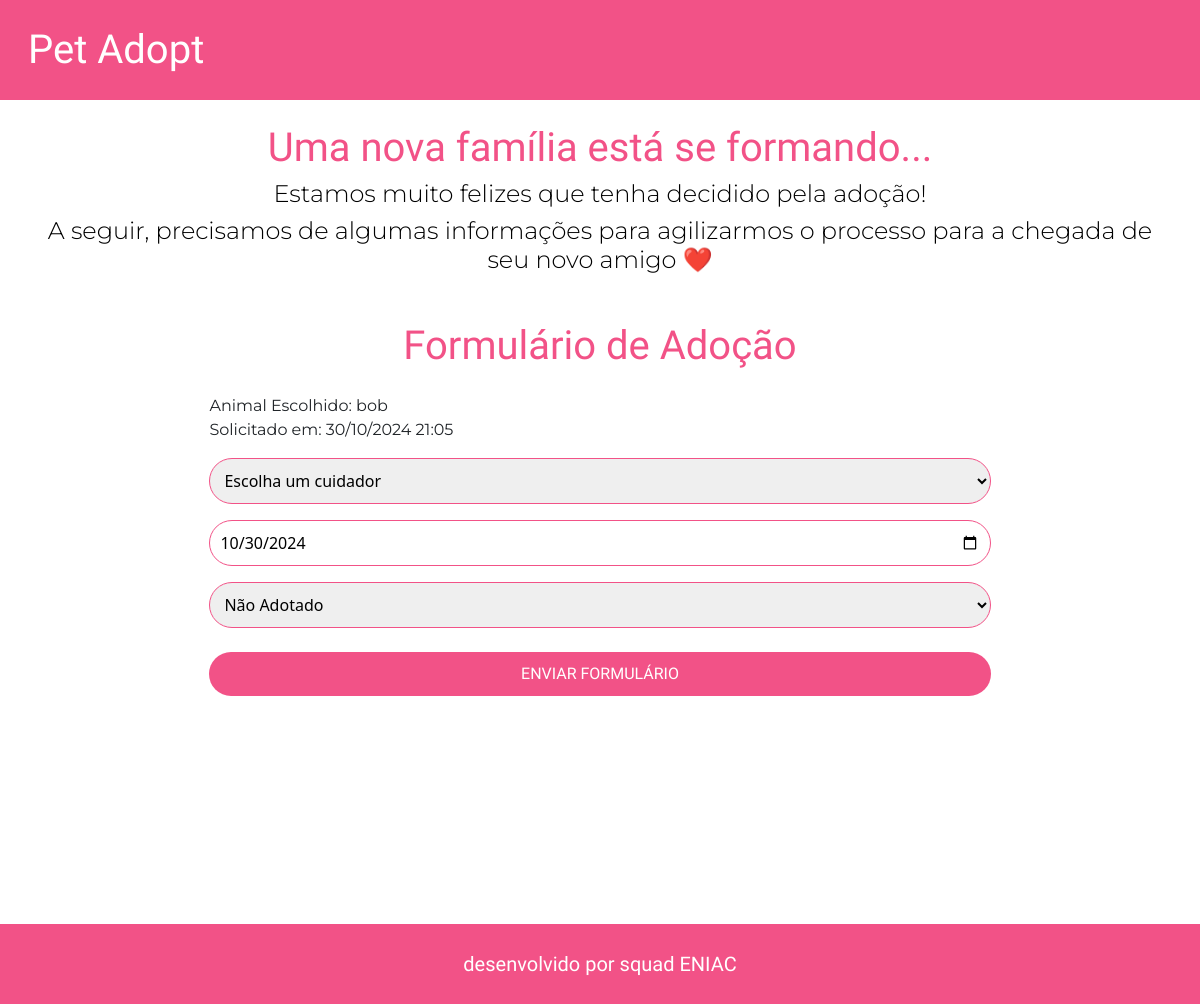
/adoption/1/, run on an earlier commit of the app's database.
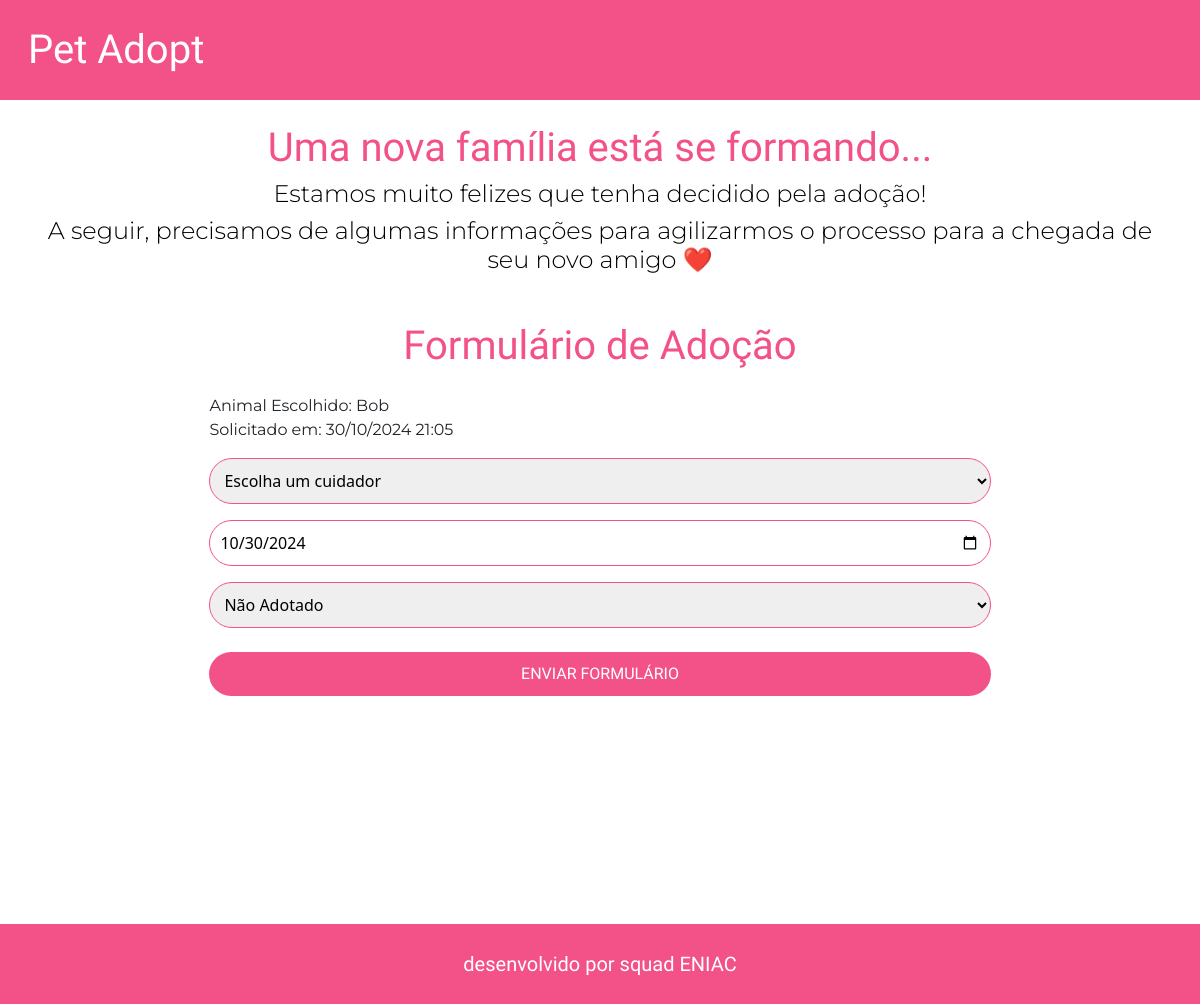
And on a later commit of the database.
### shelter/models.py (models this page shows, shortened)
class Animal(models.Model):
    name = models.CharField(max_length=30)
    species = models.CharField(max_length=30)
    age = models.IntegerField()
    breed = models.CharField(max_length=30)
    enabled = models.BooleanField(default=True)
    health_history = models.TextField()
    image = models.ImageField(upload_to='animals/', null=True, blank=True)
    description = models.TextField(null=True, blank=True)
    is_available = models.BooleanField(default=True)
    class Meta:
        verbose_name = 'Animal'
        verbose_name_plural = 'Animals'
        ordering = ['name']

### shelter/views.py (the view, shortened to what this page needs)
# urls.py: path('adoption/<int:animal_id>/', AdoptionRequestView.as_view(), name='adoption_request'),
class AdoptionRequestView(FormView):
    template_name = 'adoption_form.html'
    form_class = AdoptionForm
    def get_context_data(self, **kwargs):
        context = super().get_context_data(**kwargs)
        animal_id = self.kwargs['animal_id']
        animal = get_object_or_404(Animal, id=animal_id)
        context['animal'] = animal
        context['carers'] = Staff.objects.all()
        return context

### shelter/forms.py
class AdoptionForm(forms.ModelForm):
    class Meta:
        model = Adoption
        fields = ['animal_name', 'species', 'adopter', 'request_date', 'status']

### shelter/templates/adoption_form.html (shortened to what this page needs)
{% extends 'layout.html' %}
{% block content %}
  <div class="container">
    {% if not adoption_success %}
      <div class="title text-center my-4">
        <h1>Uma nova família está se formando...</h1>
        <h3>Estamos muito felizes que tenha decidido pela adoção!</h3>
        <h3>A seguir, precisamos de algumas informações para agilizarmos o processo para a chegada de seu novo amigo ❤️</h3>
      </div>
      <div class="form-container mx-auto">
        <div class="title text-center mb-4">
          <br />
          <h1>Formulário de Adoção</h1>
        </div>
        <p p class="info-pet">
          Animal Escolhido: {{ animal.name }}
          <br />
          Solicitado em: {% now 'd/m/Y H:i' %}
        </p>
        <form method="post" class="formAdoption-custom">
          <div class="col-md-6 mb-3 formAdoption-custom">
            <select name="adopter" id="id_adopter" required class="input-custom">
              <option value="" disabled selected>Escolha um cuidador</option>
            </select>
          </div>
          <div class="col-md-6 mb-3 formAdoption-custom">
            <input type="date" name="request_date" id="id_request_date" class="input-custom" required value="{% now 'Y-m-d' %}" />
          </div>
          <div class="col-md-6 mb-3 formAdoption-custom">
            <select name="status" id="id_status" required class="input-custom">
              <option value="Not Adopted">Não Adotado</option>
            </select>
          </div>
          <div class="col-12 text-center mt-4 formAdoption-custom">
            <button type="submit" class="btn btn-primary btn btn-custom btnAdoption-custom">ENVIAR FORMULÁRIO</button>
          </div>
        </form>
      </div>
    {% else %}
        <div class="title text-center my-4">
            <h3 class="text-center" style="margin: 150px;">Adoção concluída com sucesso! Obrigado por fazer a diferença! ❤️</h3>
            <button class="btn btn-primary btn btn-custom" onclick="window.location.href = '/';">Voltar para a página inicial</button>
        </div>
    {% endif %}
  </div>
{% endblock %}

What changed in the data, as far as the page shows it:
changed Animal: name "bob" → "Bob"
